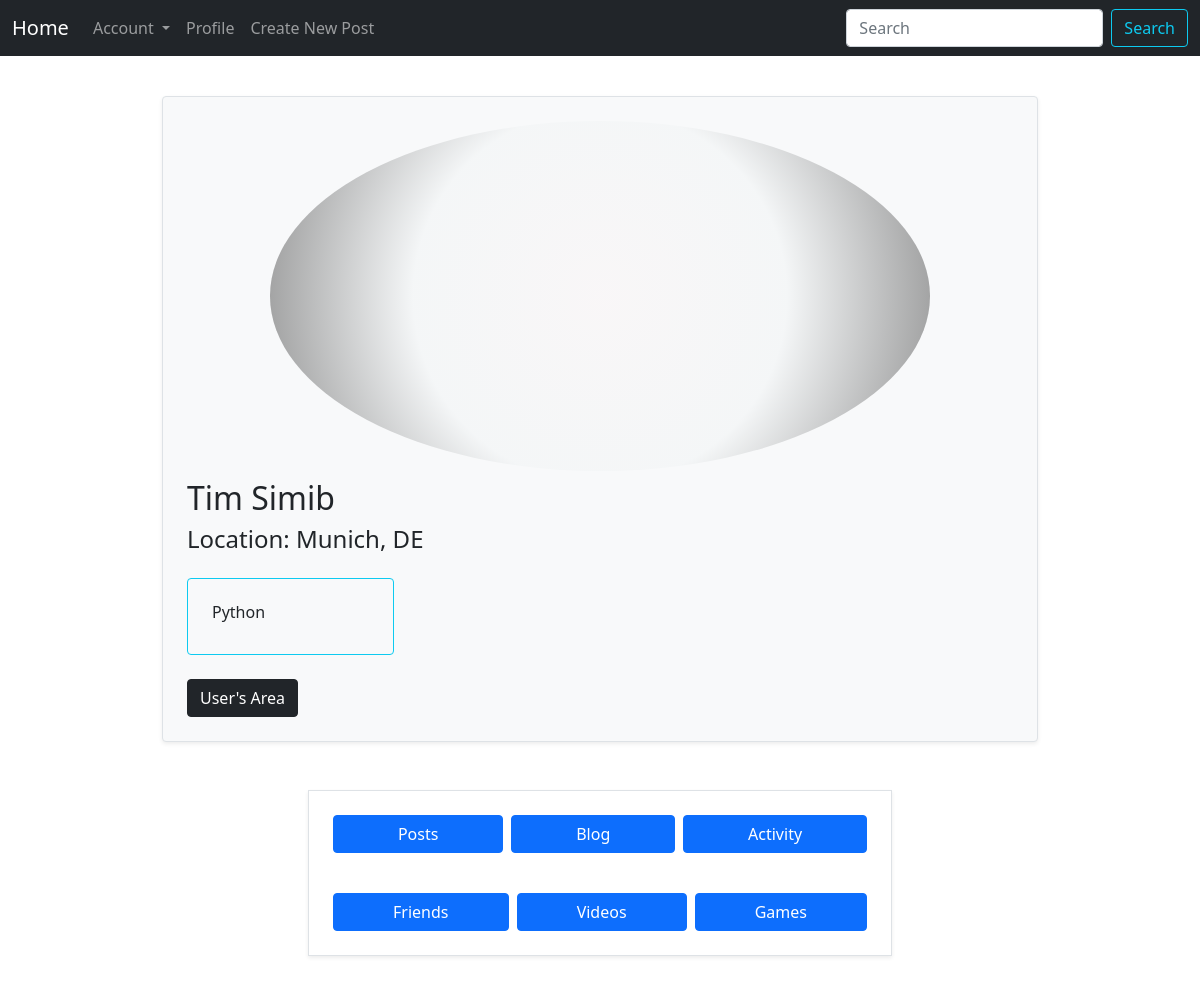
The page /account/3/ (signed in) on the database its author committed.
### user/models/user_profile.py (models this page shows, shortened)
class Profile(models.Model):
    user = models.OneToOneField(settings.AUTH_USER_MODEL, on_delete=models.CASCADE)
    first_name = models.CharField(max_length=128)
    last_name = models.CharField(max_length=128)
    middle_names = models.CharField(max_length=128, blank=True)
    locality = models.CharField(max_length=30, null=True)
    profile_image = models.ImageField(upload_to='users/profile_images/', null=True, blank=True)
    friends = models.ManyToManyField("Profile", blank=True)
    expertise = models.ManyToManyField(Expertise, related_name='users')

### user/models/expertise.py (models this page shows)
class Expertise(models.Model):
    LEVEL_CURIOUS = 1
    LEVEL_BEGINNER = 2
    LEVEL_INTERMEDIATE = 3
    LEVEL_ADVANCED = 4
    LEVEL_GOAT = 5
    LEVEL_CHOICES = [
       (LEVEL_CURIOUS, _("Curious")),
       (LEVEL_BEGINNER, _("Beginner")),
       (LEVEL_INTERMEDIATE, _("Semi-Professional")),
       (LEVEL_ADVANCED, _("Professional")),
       (LEVEL_GOAT, _("Exceptional")),
    ]
    level = models.IntegerField(choices=LEVEL_CHOICES, default=LEVEL_BEGINNER)
    technology = models.ForeignKey(Technology, on_delete=models.CASCADE)
    date_started = models.DateField()
    def __str__(self):
        return str(f"{self.technology}")
    class Meta:
        verbose_name_plural = _("expertise")

### user/models/technology.py (models this page shows)
class Technology(models.Model):
    name = models.CharField(max_length=255)
    class Meta:
        verbose_name_plural = _("technologies")
    def __str__(self):
        return self.name

### user/views/profile_detail_view.py (the view)
class ProfileDetailView(LoginRequiredMixin, DetailView):
    template_name = 'user/account/user_profile.html'
    model = Profile
    context_object_name = 'profile'
    def get_object(self):
        return self.model.objects.get(id=self.kwargs['pk'])

### user/templates/user/account/user_profile.html
{% extends 'user/base.html'%}
{% load static i18n bootstrap5 %}
{% block content %}
    {% include 'user/partials/user_profile_fragment.html'%}
    <div class="d-flex justify-content-center">
        {% include 'user/partials/button_group.html'%}
    </div>
{% endblock content %}

### user/templates/user/partials/user_profile_fragment.html (shortened to what this page needs)
<div class="w-75 mx-auto border rounded p-4 m-4 bg-light shadow-sm">
   <div class="image-box d-flex align-content-center justify-content-start mx-auto">
   </div>
    <div class="mt-2">
       <h2>{{ profile.first_name }} {{ profile.last_name }}</h2>
       <h4>Location: {{ profile.locality }}</h4>
        <div class="bg-light p-4 w-25 border border-info rounded my-4">
            {% for skill in profile.expertise.all %}
                {% if skill %}
                <h6>{{ skill }}</h6>
                {% else %}
                    <a href="btn btn-dark">Skills</a>
                {% endif %}
            {% endfor %}
        </div>
       <a class="btn btn-dark text-white" href="{% url 'user:profile-detail' profile.id %}">User's Area</a>
    </div>
</div>

### user/static/user/css/base.css (style rules this page uses)
.image-box { border-radius: 50%; width: 80%; height: 350px; background: radial-gradient(circle, rgba(255, 225, 225, 0.1), rgba(212, 222, 222, 0.1), rgba(112, 112, 112, 0.8)); }

### rows shown on the page
Profile: first_name "Tim", last_name "Simib", locality "Munich, DE"
Expertise: technology.name "Python"
